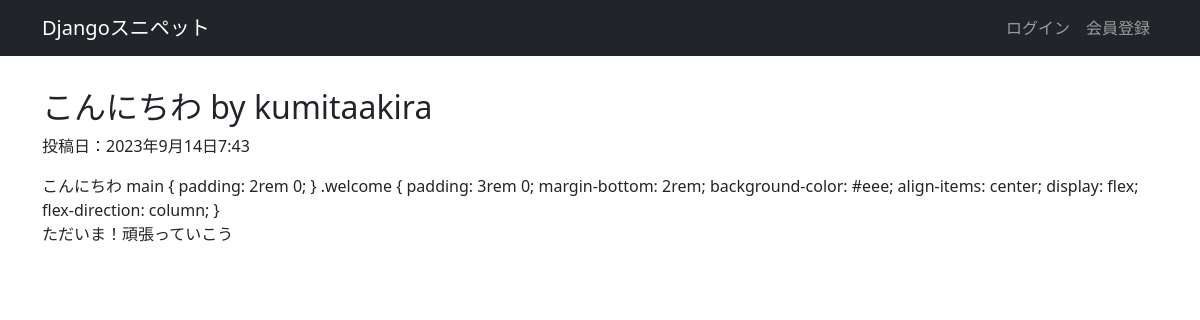
The app's page /snippets/5/ with its own data.
### snippets/models.py (models this page shows, shortened)
class Snippet(models.Model):
    title=models.CharField('タイトル',max_length=128)
    code=models.TextField('コード',blank=True)
    description=models.TextField('説明',blank=True)
    created_by=models.ForeignKey(settings.AUTH_USER_MODEL,\
                                 verbose_name="投稿者",on_delete=models.CASCADE)
    created_at=models.DateTimeField("投稿日",auto_now_add=True)
    updated_at=models.DateTimeField("更新日",auto_now=True)
    class Meta:
        db_table='snippets'

### snippets/views.py (the view)
# urls.py: path("<int:snippet_id>/",views.snippet_detail,name="snippet_detail"),
def snippet_detail(request,snippet_id):
    snippet=get_object_or_404(Snippet,pk=snippet_id)
    return render(request,\
                  'snippets/snippet_detail.html',{'snippet':snippet})

### snippets/templates/snippets/snippet_detail.html (shortened to what this page needs)
{% extends "base.html" %}
{% load pygmentize %}
     {% block main %}
        <h2>{{snippet.title}} by {{snippet.created_by.username}}</h2>
        <div class="snippet-date">
            投稿日：{{snippet.created_at|date:"DATETIME_FORMAT" }}
        </div>
        <div class="source-code">
            {{ snippet.code|pygmentize:"python3" }}
        </div>
        <p>{{snippet.description }}</p>
      {% endblock %}

### snippets/static/snippets/css/style.css (style rules this page uses)
.snippet-date { margin-bottom: 1rem; }

### records on screen
Snippet: title "こんにちわ", created_by.username "kumitaakira", created_at "2023年9月14日7:43", code|pygmentize "こんにちわ main { padding: 2rem 0; } .welcome { padding: 3rem 0; margin-bottom: 2rem; background-color: #eee; align-items: center; display: flex; flex-direction: column; }", description "ただいま！頑張っていこう"
